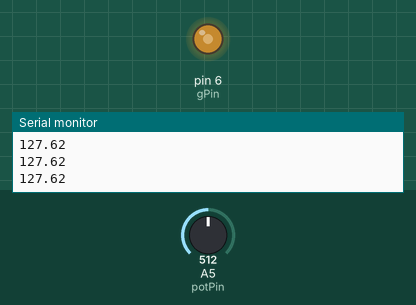
This sketch was run on a simulated Arduino Uno, built with avr-gcc and run on an emulated ATmega328P. Parts: output pins drawn as LEDs (lit = HIGH), the last lines printed to the serial monitor. Inputs (shaded band) come from the test bench; at power-on: A5 (potPin) = 512.

Above: at 1.3 s.
1.4 s: A5 (potPin) set to 716
At 2.3 s:
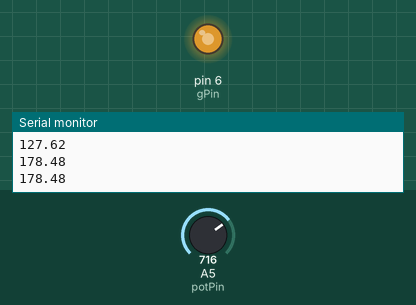
3.0 s: A5 (potPin) set to 900
At 3.5 s:
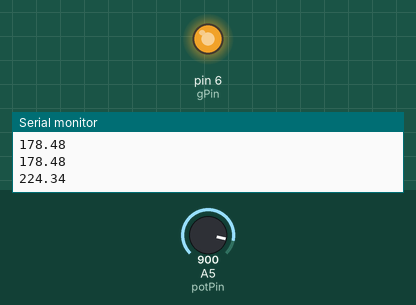
4.5 s: A5 (potPin) set to 122
At 5.7 s:
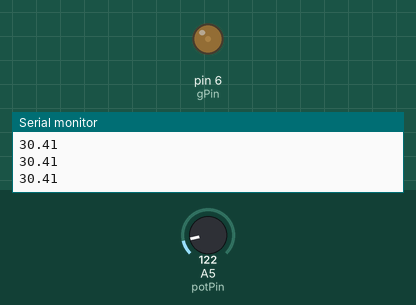
6.0 s: A5 (potPin) set to 0
At 7.1 s:
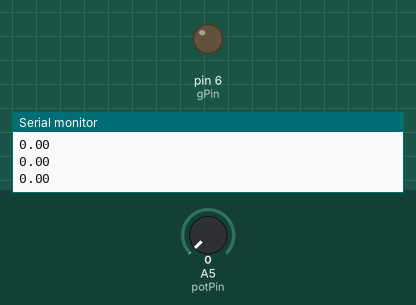
7.5 s: A5 (potPin) set to 511
At 8.3 s:
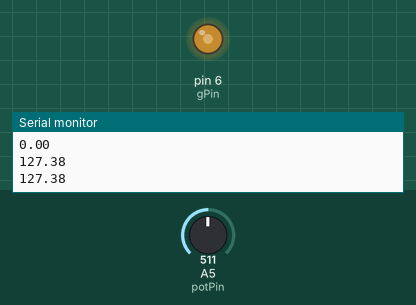
Timing chart, 0 to 10.0 s (numbered marks = the images above; inputs shaded):
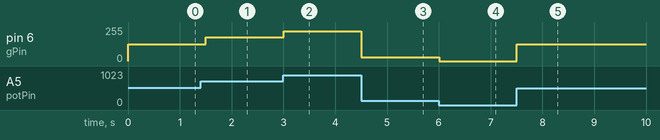

The sketch:

010DimmableLED.ino
```cpp
int potPin = A5;
int gPin = 6;
int potVal;
float LEDVal;
int waitTime = 500;

void setup(){
  pinMode(potPin,INPUT);
  pinMode(gPin, OUTPUT);
  Serial.begin(9600);
}

void loop(){
  potVal = analogRead(potPin);
  LEDVal = (255./1023.)* potVal;
  analogWrite(gPin,LEDVal);
  Serial.println(LEDVal);
  delay(waitTime);
}
```

Measured:
- after the input at 1.4 s, pin 6 (gPin): 127/255 → 178/255 after 0.10 s
- after the input at 3.0 s, pin 6 (gPin): 178/255 → 224/255 at once
- after the input at 4.5 s, pin 6 (gPin): 224/255 → 30/255 at once
- after the input at 6.0 s, pin 6 (gPin): 30/255 → 0/255 at once
- after the input at 7.5 s, pin 6 (gPin): 0/255 → 127/255 at once
